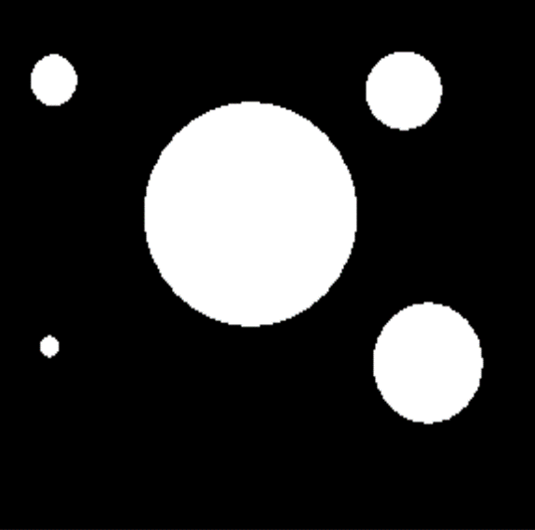
%> input picture lab01/Picture1.png, 535 x 530 px
$ octave LP05.m   (GNU Octave 9; MATLAB toolbox functions it lacks are replaced by stand-ins)
%> lines starting %> are read from the running program, lines starting %| are printed output that depends on the picture
clear all
close all;

% Read the two images
I1 = imread('Picture1.png');
%> I1 is the input picture: size 530x535x3 uint8; mean R, G, B 49.1, 49.1, 49.1
I2 = imread('Picture2.png');
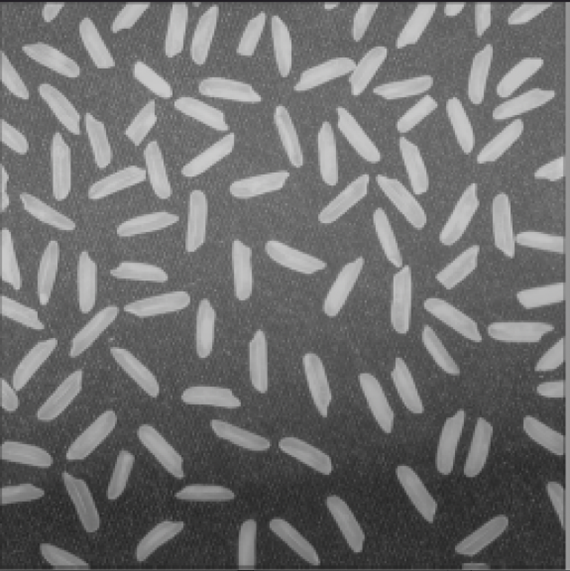
%> input picture lab01/Picture2.png, 570 x 571 px
%> I2 is the input picture: size 571x570x3 uint8; mean R, G, B 110.5, 110.5, 110.5

% Convert to grayscale if needed
if size(I1, 3) == 3
    I1 = rgb2gray(I1);
%> I1: size 530x535 uint8
end

if size(I2, 3) == 3
    I2 = rgb2gray(I2);
%> I2: size 571x570 uint8
end
% Resize I2 to match I1 dimensions
I2 = imresize(I2, size(I1));
%> I2: size 530x535 uint8

% a. Addition (Element-wise addition)
I_add = I1 + I2;
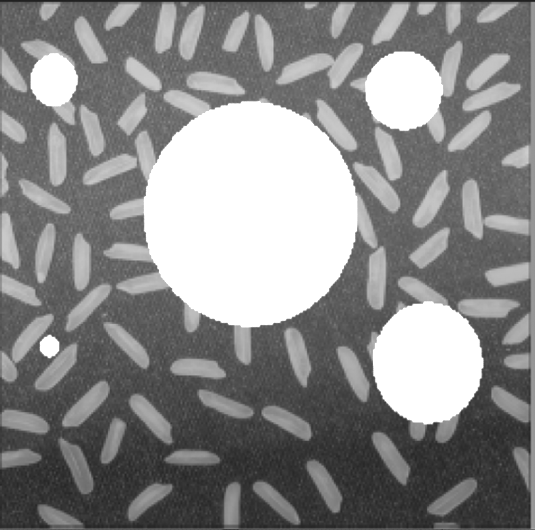
%> I_add: size 530x535 uint8; min 30, max 255, mean 136.7

% b. Subtraction (Element-wise subtraction)
I_sub = I1 - I2;
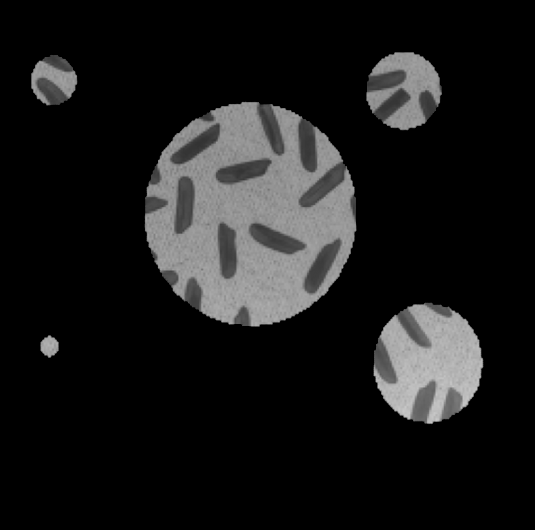
%> I_sub: size 530x535 uint8; min 0, max 199, mean 25.4

% c. Multiplication (Element-wise multiplication)
I_mul = I1 .* I2;
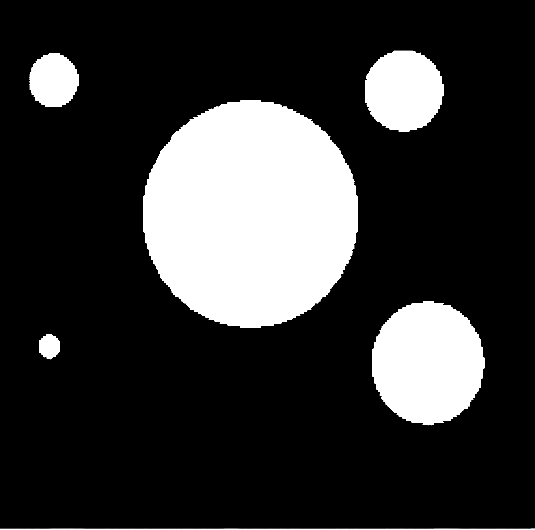
%> I_mul: size 530x535 uint8; min 0, max 255, mean 51.9

% d. Division (Element-wise division)
% Note: We need to handle division carefully to avoid division by zero.
% Add a small epsilon value to avoid division by zero.
epsilon = 1e-10;  % Small value to prevent division by zero
I_div = I1 ./ (I2 + epsilon);
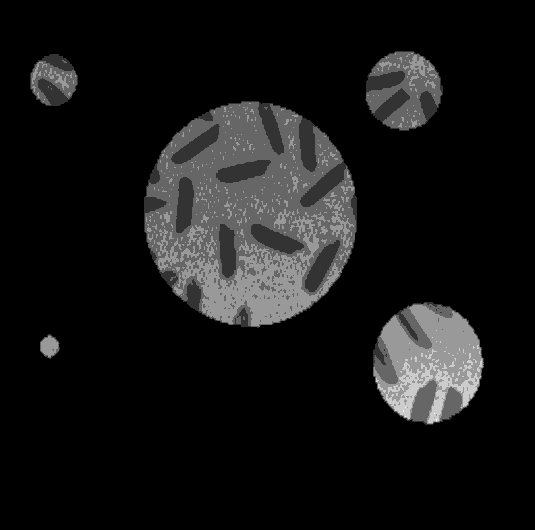
%> I_div: size 530x535 uint8; min 0, max 5, mean 0.419; drawn with min black and max white

% Display images
figure();
subplot(2,3,1), imshow(I1), title('Fig.1 (Original)');
subplot(2,3,2), imshow(I2), title('Fig.2 (Original)');
subplot(2,3,3), imshow(I_add), title('Addition (Fig.1 + Fig.2)');
subplot(2,3,4), imshow(I_sub), title('Subtraction (Fig.1 - Fig.2)');
subplot(2,3,5), imshow(I_mul), title('Multiplication (Fig.1 * Fig.2)');
subplot(2,3,6), imshow(I_div), title('Division (Fig.1 / Fig.2)');
